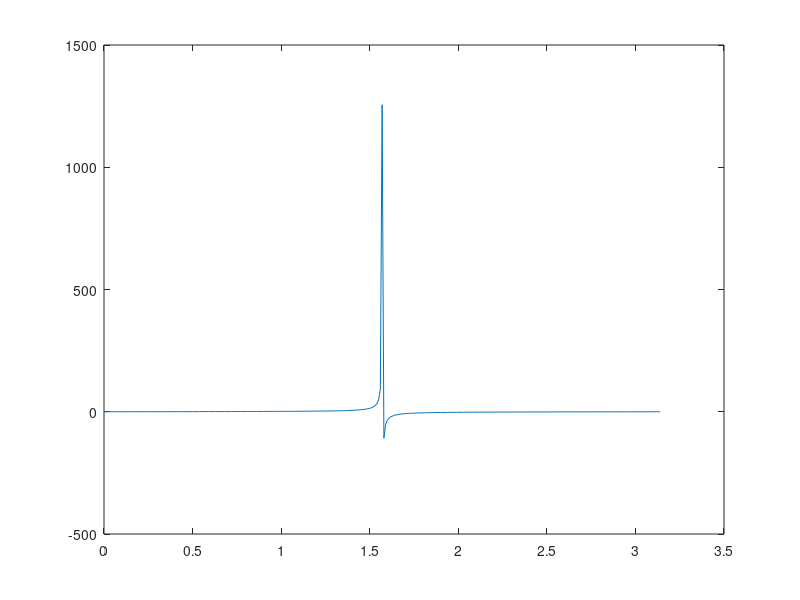
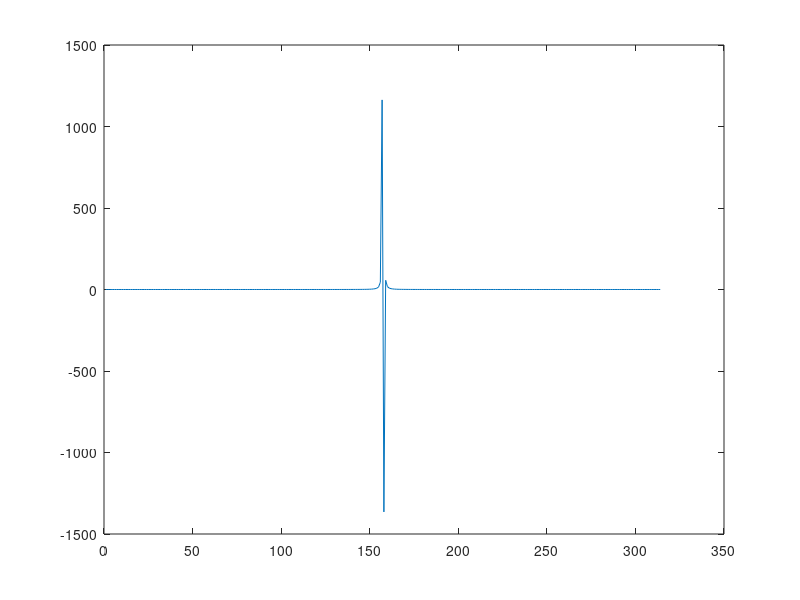

These charts were generated, in order, by the following MATLAB code:
% Hieronder staat een regel waarmee je een
% grafiek van een tangens functie
% tekent.
% Maak een nieuw figuur met de function
% figure. Signaal bevat een heleboel opvolgende
% tangenswaardes. Trek steeds de opvolgende waardes
% van elkaar af (de tweede min de eerste) en 
% plot de nieuwe grafiek in het nieuwe figure
% (geen tijdstippen op de x-as).
clearvars
close all
t = 0:0.01:pi;
signaal = tan(t);
plot(t,signaal)

% oplossing:
diffSignaal = diff(signaal);
figure
plot(diffSignaal)
